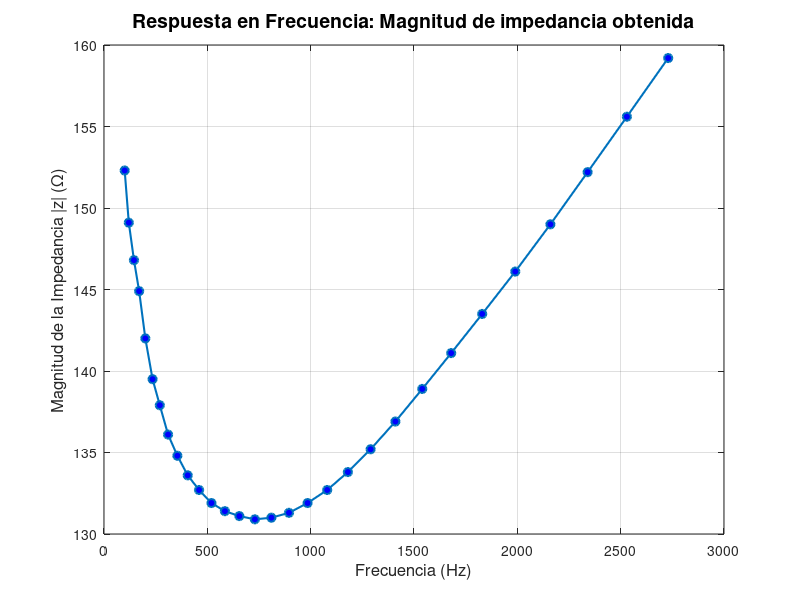

Source code (MATLAB):
%PREGUNTA 1% 

%Grafique los datos |Z|(f). Discuta brevemente la tendencia y posible físico detrás de la forma observada.
%

%Definimo los valores de frecuencia e impedancia%
f = [100, 120, 145, 170, 200, 235, 270, 310, 355, 405, 460, 520, 585, 655, 730, 810, 895, 985, 1080, 1180, 1290, 1410, 1540, 1680, 1830, 1990, 2160, 2340, 2530, 2730];

z = [152.3, 149.1, 146.8, 144.9, 142.0, 139.5, 137.9, 136.1, 134.8, 133.6, 132.7, 131.9, 131.4, 131.1, 130.9, 131.0, 131.3, 131.9, 132.7, 133.8, 135.2, 136.9, 138.9, 141.1, 143.5, 146.1, 149.0, 152.2, 155.6, 159.2];

%Creamos la grafica para representar los datos%
figure;
plot(f, z, '-o', 'LineWidth', 1.5, 'MarkerSize', 6, 'MarkerFaceColor', 'b');

%Colocamos nombres y titulos a la grafica%
title('Respuesta en Frecuencia: Magnitud de impedancia obtenida', 'FontSize', 14);
xlabel('Frecuencia (Hz)', 'FontSize', 12);
ylabel('Magnitud de la Impedancia |z| (\Omega)', 'FontSize', 12);

grid on;
